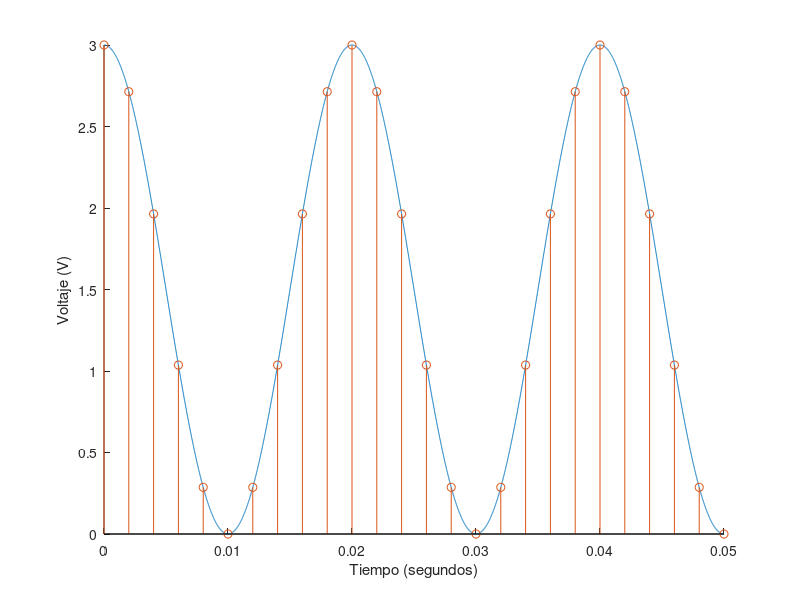

This figure's MATLAB source:
%Parámetros
F = 50; %frecuencia señal de tiempo continuo
Fs = 500; %frecuencia de muestreo
Tf = 0.05; %tiempo de simulación
fa = 0; % fase

% Señal de tiempo continuo
t = 0:0.00001:Tf;
xt = 1.5*cos(2*pi*F*t + fa) + 1.5;

%Señal de tiempo discreto
nt = 0:1/Fs:Tf;
xnt = 1.5*cos(2*pi*F*nt + fa) + 1.5;

%Gráficas
figure('Name','Señal análoga y señal discretizada')
xlabel('Tiempo (segundos)')
ylabel('Voltaje (V)')
hold on
plot(t,xt)
stem(nt,xnt)
hold off